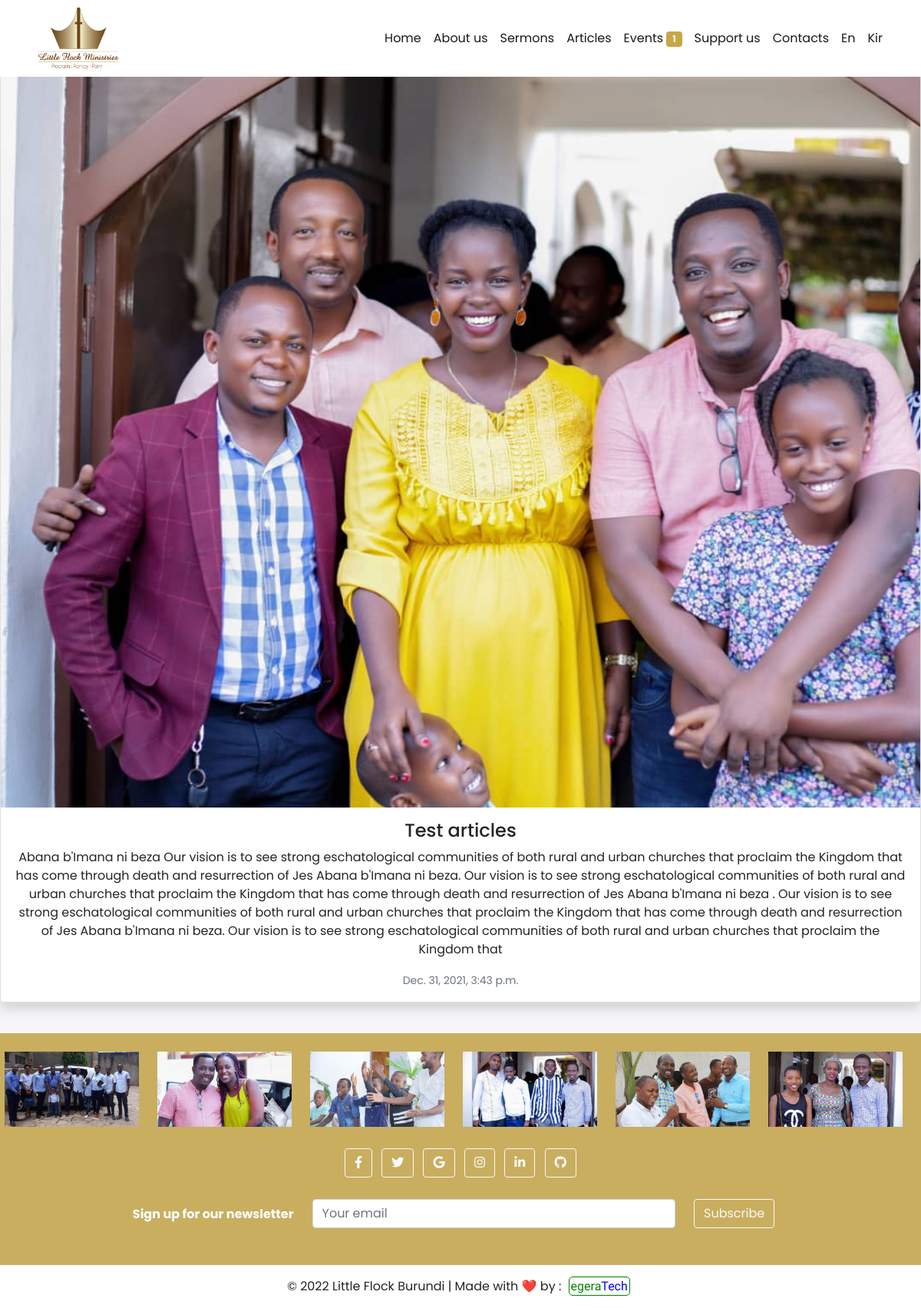
/flock/2021-12-31-17-43-37-test-articles/, run on the app's committed database.
### flock/models.py (models this page shows, shortened)
class Article(models.Model):
    title = models.CharField(max_length=101)
    slug = models.SlugField(max_length=150, unique=True)
    date = models.DateTimeField(auto_now_add=True)
    body = models.TextField()
    photo = models.ImageField(upload_to='%Y/%m/%d/', default='default.png', blank=True)

### flock/views.py (the view)
# urls.py: re_path(r'flock/(?P<slug>[\w-]+)/$', views.article_detail, name='article_detail'),
def article_detail(request, slug):
    try:
        article = Article.objects.get(slug=slug)
    except Article.DoesNotExist:
        article = None
    upcomingEvents = Event.objects.all().filter(expired = False).order_by('expiration_date')
    return render(request, 'flock/article_detail.html', {'article':article, 'upcomingEvents':upcomingEvents})

### flock/templates/flock/article_detail.html
{% extends 'flock/base_layout.html' %}
{% block content %}
    <div class="card shadow mb-3">
        <img class="card-img-top" src="{{ article.photo.url }}" alt="article detail">
        <div class="card-body">
          <h4 class="card-title text-center">{{ article.title }}</h4>
          <p class="card-text text-center">{{ article.body }}</p>
          <p class="card-text text-center"><small class="text-muted">{{ article.date }}</small></p>
        </div>
      </div>
      <br
{% endblock %}

### assets/styles.css (style rules this page uses)
* { margin: 0px; padding: 0px; box-sizing: border-box; }

### flock/templates/flock/base_layout.html (style rules this page uses)
body { background-color:#f6f6f8 ; margin: 0px; padding: 0px; box-sizing: border-box; font-family: 'Poppins', sans-serif; }

### data on the page
Article: photo (picture), title "Test articles", body "Abana b'Imana ni beza Our vision is to see strong eschatological communities of both rural and urban churches that proclaim the Kingdom that has come through death and resurrection of Jes Abana b'Imana ni beza. Our vision is to see strong eschatological communities of both rural and urban churches that proclaim the Kingdom that has come through death and resurrection of Jes Abana b'Imana ni beza . Our vision is to see strong eschatological communities of both rural and urban churches that proclaim the Kingdom that has come through death and resurrection of Jes Abana b'Imana ni beza. Our vision is to see strong eschatological communities of both rural and urban churches that proclaim the…", date "Dec. 31, 2021, 3:43 p.m."

### other printed values
{{ upcomingEvents|length }} "1"
